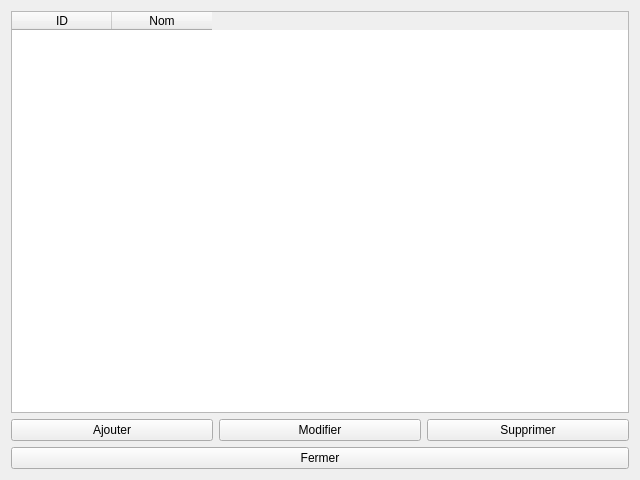
<?xml version="1.0" encoding="UTF-8"?>
<ui version="4.0">
 <class>ProductCat</class>
 <widget class="QWidget" name="ProductCat">
  <property name="geometry">
   <rect>
    <x>0</x>
    <y>0</y>
    <width>640</width>
    <height>480</height>
   </rect>
  </property>
  <property name="windowTitle">
   <string>Catégories de produit</string>
  </property>
  <layout class="QVBoxLayout" name="verticalLayout">
   <item>
    <widget class="QTableWidget" name="tableWidget">
     <property name="editTriggers">
      <set>QAbstractItemView::NoEditTriggers</set>
     </property>
     <column>
      <property name="text">
       <string>ID</string>
      </property>
     </column>
     <column>
      <property name="text">
       <string>Nom</string>
      </property>
     </column>
    </widget>
   </item>
   <item>
    <layout class="QHBoxLayout" name="horizontalLayout">
     <item>
      <widget class="QPushButton" name="addButton">
       <property name="text">
        <string>Ajouter</string>
       </property>
      </widget>
     </item>
     <item>
      <widget class="QPushButton" name="changeButton">
       <property name="enabled">
        <bool>true</bool>
       </property>
       <property name="text">
        <string>Modifier</string>
       </property>
      </widget>
     </item>
     <item>
      <widget class="QPushButton" name="removeButton">
       <property name="enabled">
        <bool>true</bool>
       </property>
       <property name="text">
        <string>Supprimer</string>
       </property>
      </widget>
     </item>
    </layout>
   </item>
   <item>
    <widget class="QPushButton" name="quitButton">
     <property name="text">
      <string>Fermer</string>
     </property>
    </widget>
   </item>
  </layout>
 </widget>
 <resources/>
 <connections>
  <connection>
   <sender>quitButton</sender>
   <signal>clicked()</signal>
   <receiver>ProductCat</receiver>
   <slot>close()</slot>
   <hints>
    <hint type="sourcelabel">
     <x>319</x>
     <y>459</y>
    </hint>
    <hint type="destinationlabel">
     <x>319</x>
     <y>239</y>
    </hint>
   </hints>
  </connection>
 </connections>
</ui>
